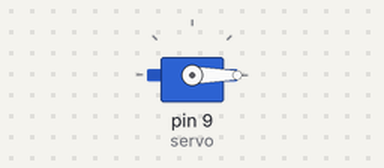
This sketch was run on a simulated Arduino Uno, built with avr-gcc and run on an emulated ATmega328P. On the bench: servo.

Above: at 0.05 s.
At 0.2 s:
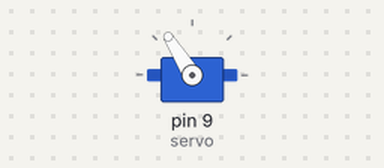
At 0.9 s:
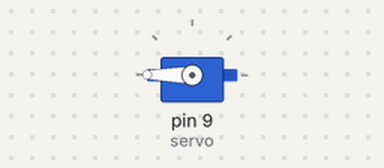
At 1.8 s:
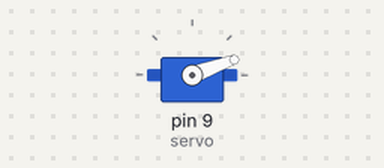
Timing chart, 0 to 4.1 s (numbered marks = the images above):
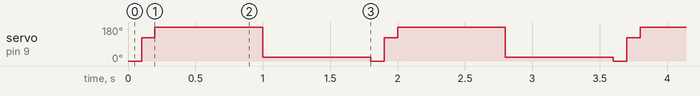

Measured:
- by itself, servo on pin 9 (servo): repeats every 1.8 s: 180° 0.80 s, 20° 0.80 s, 0° 0.10 s, 122° 0.10 s

The sketch:

Servo_ansteuern_180_.ino
```cpp
#include <Servo.h>
Servo servo;
void setup() {
  // put your setup code here, to run once:
servo.attach(9);
}

void loop() {
  // put your main code here, to run repeatedly:
servo.write(0);
delay(100);
servo.write(1800);
delay(100);
servo.write(180);
delay(800);
servo.write(20);
delay(800);
}
```
